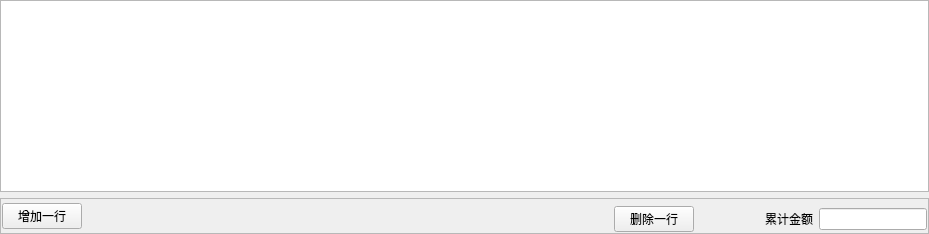
     <widget class="QWidget" name="tab">
      <attribute name="title">
       <string>材料费</string>
      </attribute>
      <layout class="QGridLayout" name="gridLayout_4">
       <property name="leftMargin">
        <number>0</number>
       </property>
       <property name="topMargin">
        <number>0</number>
       </property>
       <property name="rightMargin">
        <number>0</number>
       </property>
       <property name="bottomMargin">
        <number>0</number>
       </property>
       <item row="0" column="0">
        <widget class="QTableWidget" name="tableWidget_materail"/>
       </item>
       <item row="1" column="0">
        <widget class="QFrame" name="frame_18">
         <property name="frameShape">
          <enum>QFrame::StyledPanel</enum>
         </property>
         <property name="frameShadow">
          <enum>QFrame::Raised</enum>
         </property>
         <layout class="QGridLayout" name="gridLayout_10">
          <property name="leftMargin">
           <number>1</number>
          </property>
          <property name="topMargin">
           <number>1</number>
          </property>
          <property name="rightMargin">
           <number>1</number>
          </property>
          <property name="bottomMargin">
           <number>1</number>
          </property>
          <item row="1" column="11">
           <spacer name="horizontalSpacer_89">
            <property name="orientation">
             <enum>Qt::Horizontal</enum>
            </property>
            <property name="sizeHint" stdset="0">
             <size>
              <width>65</width>
              <height>20</height>
             </size>
            </property>
           </spacer>
          </item>
          <item row="1" column="2">
           <spacer name="horizontalSpacer_64">
            <property name="orientation">
             <enum>Qt::Horizontal</enum>
            </property>
            <property name="sizeHint" stdset="0">
             <size>
              <width>65</width>
              <height>20</height>
             </size>
            </property>
           </spacer>
          </item>
          <item row="1" column="5">
           <spacer name="horizontalSpacer_67">
            <property name="orientation">
             <enum>Qt::Horizontal</enum>
            </property>
            <property name="sizeHint" stdset="0">
             <size>
              <width>65</width>
              <height>20</height>
             </size>
            </property>
           </spacer>
          </item>
          <item row="0" column="1" rowspan="2" colspan="2">
           <spacer name="horizontalSpacer_63">
            <property name="orientation">
             <enum>Qt::Horizontal</enum>
            </property>
            <property name="sizeHint" stdset="0">
             <size>
              <width>65</width>
              <height>20</height>
             </size>
            </property>
           </spacer>
          </item>
          <item row="1" column="9">
           <spacer name="horizontalSpacer_71">
            <property name="orientation">
             <enum>Qt::Horizontal</enum>
            </property>
            <property name="sizeHint" stdset="0">
             <size>
              <width>65</width>
              <height>20</height>
             </size>
            </property>
           </spacer>
          </item>
          <item row="0" column="0" rowspan="2">
           <widget class="QPushButton" name="pushButton_add1">
            <property name="text">
             <string>增加一行</string>
            </property>
           </widget>
          </item>
          <item row="1" column="12">
           <widget class="QLabel" name="label_35">
            <property name="text">
             <string>累计金额</string>
            </property>
           </widget>
          </item>
          <item row="1" column="8">
           <spacer name="horizontalSpacer_70">
            <property name="orientation">
             <enum>Qt::Horizontal</enum>
            </property>
            <property name="sizeHint" stdset="0">
             <size>
              <width>65</width>
              <height>20</height>
             </size>
            </property>
           </spacer>
          </item>
          <item row="1" column="7">
           <spacer name="horizontalSpacer_69">
            <property name="orientation">
             <enum>Qt::Horizontal</enum>
            </property>
            <property name="sizeHint" stdset="0">
             <size>
              <width>65</width>
              <height>20</height>
             </size>
            </property>
           </spacer>
          </item>
          <item row="1" column="3">
           <spacer name="horizontalSpacer_65">
            <property name="orientation">
             <enum>Qt::Horizontal</enum>
            </property>
            <property name="sizeHint" stdset="0">
             <size>
              <width>65</width>
              <height>20</height>
             </size>
            </property>
           </spacer>
          </item>
          <item row="1" column="4">
           <spacer name="horizontalSpacer_66">
            <property name="orientation">
             <enum>Qt::Horizontal</enum>
            </property>
            <property name="sizeHint" stdset="0">
             <size>
              <width>65</width>
              <height>20</height>
             </size>
            </property>
           </spacer>
          </item>
          <item row="1" column="6">
           <spacer name="horizontalSpacer_68">
            <property name="orientation">
             <enum>Qt::Horizontal</enum>
            </property>
            <property name="sizeHint" stdset="0">
             <size>
              <width>65</width>
              <height>20</height>
             </size>
            </property>
           </spacer>
          </item>
          <item row="1" column="13">
           <widget class="QLineEdit" name="lineEdit_MaterialCount"/>
          </item>
          <item row="1" column="10">
           <widget class="QPushButton" name="pushButton_delete1">
            <property name="text">
             <string>删除一行</string>
            </property>
           </widget>
          </item>
         </layout>
        </widget>
       </item>
      </layout>
     </widget>
